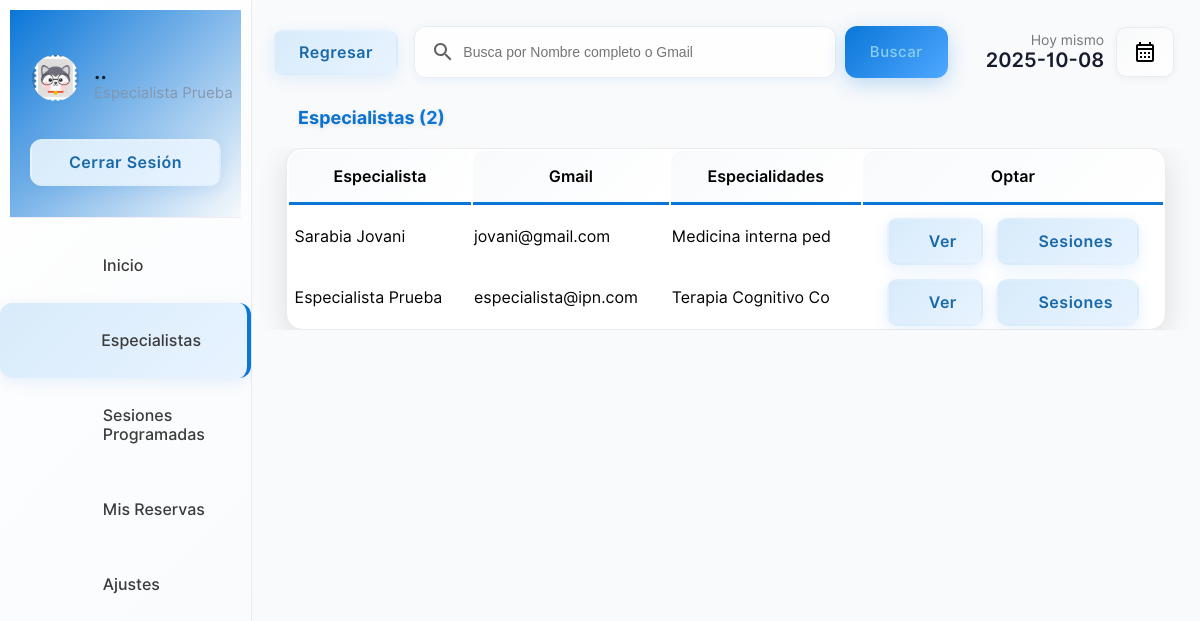
The page /patient/doctors.php (signed in) on the database its author committed.
### tables this page shows
CREATE TABLE IF NOT EXISTS `doctor` (
  `docid` int(11) NOT NULL AUTO_INCREMENT,
  `docemail` varchar(100) DEFAULT NULL,
  `docname` varchar(255) DEFAULT NULL,
  `docpassword` varchar(255) DEFAULT NULL,
  `docnic` varchar(18) DEFAULT NULL,
  `doctel` varchar(15) DEFAULT NULL,
  `specialties` int(2) DEFAULT NULL,
  PRIMARY KEY (`docid`),
  KEY `specialties` (`specialties`)
);

CREATE TABLE IF NOT EXISTS `specialties` (
  `id` int(2) NOT NULL,
  `sname` varchar(50) DEFAULT NULL,
  PRIMARY KEY (`id`)
);

### patient/doctors.php (the view, shortened to what this page needs)
<?php
    if(isset($_SESSION["user"])){
        if(($_SESSION["user"])=="" or $_SESSION['usertype']!='p'){
            header("location: ../login.php");
        }else{
            $useremail=$_SESSION["user"];
        }
    }else{
        header("location: ../login.php");
    }
    include("../connection.php");
    $userrow = $database->query("select * from patient where pemail='$useremail'");
    $userfetch=$userrow->fetch_assoc();
    $username=$userfetch["pname"];
?>
<!DOCTYPE html>
<html lang="es">
<head>
    <link rel="stylesheet" href="../css/animations.css">
    <link rel="stylesheet" href="../css/main.css">
    <link rel="stylesheet" href="../css/admin.css">
</head>
<body>
    <div class="container">
        <div class="menu">
            <table class="menu-container" border="0">
                <tr>
                    <td style="padding:10px" colspan="2">
                        <table border="0" class="profile-container">
                            <tr>
                                <td width="30%" style="padding-left:20px" >
                                    <img src="../img/user.png" alt="" width="100%" style="border-radius:50%">
                                </td>
                                <td style="padding:0px;margin:0px;">
                                    <p class="profile-title"><?php echo substr($username,0,13)  ?>..</p>
                                    <p class="profile-subtitle"><?php echo substr($useremail,0,22)  ?></p>
                                </td>
                            </tr>
                            <tr>
                                <td colspan="2">
                                <a href="../logout.php" ><input type="button" value="Cerrar Sesión" class="logout-btn btn-primary-soft btn"></a>
                                </td>
                            </tr>
                    </table>
                    </td>
                </tr>
                <tr class="menu-row" >
                    <td class="menu-btn menu-icon-home " >
                        <a href="index.php" class="non-style-link-menu "><div><p class="menu-text">Inicio</p></a></div></a>
                <tr class="menu-row">
                    <td class="menu-btn menu-icon-doctor menu-active menu-icon-doctor-active">
                        <a href="doctors.php" class="non-style-link-menu non-style-link-menu-active"><div><p class="menu-text">Especialistas</p></a></div>
                <tr class="menu-row" >
                    <td class="menu-btn menu-icon-session">
                        <a href="schedule.php" class="non-style-link-menu"><div><p class="menu-text">Sesiones Programadas</p></div></a>
                    </td>
                </tr>
                <tr class="menu-row" >
                    <td class="menu-btn menu-icon-appoinment">
                        <a href="appointment.php" class="non-style-link-menu"><div><p class="menu-text">Mis Reservas</p></a></div>
                    </td>
                </tr>
                <tr class="menu-row" >
                    <td class="menu-btn menu-icon-settings">
                        <a href="settings.php" class="non-style-link-menu"><div><p class="menu-text">Ajustes</p></a></div>
                    </td>
                </tr>
        <div class="dash-body">
            <table border="0" width="100%" style=" border-spacing: 0;margin:0;padding:0;margin-top:25px; ">
                <tr >
                    <td width="13%">
                        <a href="doctors.php" ><button  class="login-btn btn-primary-soft btn btn-icon-back"  style="padding-top:11px;padding-bottom:11px;margin-left:20px;width:125px"><font class="tn-in-text">Regresar</font></button></a>
                    </td>
                    <td>
                        <form action="" method="post" class="header-search">
                            <input type="search" name="search" class="input-text header-searchbar" placeholder="Busca por Nombre completo o Gmail" list="doctors">&nbsp;&nbsp;
                            <?php
                                $list11 = $database->query("select  docname,docemail from  doctor;");
?>
                            <input type="Submit" value="Buscar" class="login-btn btn-primary btn" style="padding-left: 25px;padding-right: 25px;padding-top: 10px;padding-bottom: 10px;">
                        </form>
                    </td>
                    <td width="15%">
                        <p style="font-size: 14px;color: rgb(119, 119, 119);padding: 0;margin: 0;text-align: right;">
                            Hoy mismo
                        </p>
                        <p class="heading-sub12" style="padding: 0;margin: 0;">
                            <?php
                        $date = date('Y-m-d');
                        echo $date;
                        ?>
                        </p>
                    </td>
                    <td width="10%">
                        <button  class="btn-label"  style="display: flex;justify-content: center;align-items: center;"><img src="../img/calendar.svg" width="100%"></button>
                    </td>
                </tr>
                <tr>
                    <td colspan="4" style="padding-top:10px;">
                        <p class="heading-main12" style="margin-left: 45px;font-size:18px;color:rgb(49, 49, 49)">Especialistas (<?php echo $list11->num_rows; ?>)</p>
                    </td>
                </tr>
                <?php
                    if($_POST){
                        $keyword=$_POST["search"];
                        $sqlmain= "select * from doctor where docemail='$keyword' or docname='$keyword' or docname like '$keyword%' or docname like '%$keyword' or docname like '%$keyword%'";
                    }else{
                        $sqlmain= "select * from doctor order by docid desc";
                    }
                ?>
                <tr>
                   <td colspan="4">
                       <center>
                        <div class="abc scroll">
                        <table width="93%" class="sub-table scrolldown" border="0">
                        <thead>
                        <tr>
                                <th class="table-headin">
                                Especialista
                                </th>
                                <th class="table-headin">
                                    Gmail
                                </th>
                                <th class="table-headin">
                                    Especialidades
                                </th>
                                <th class="table-headin">
                                    Optar
                                </tr>
                        </thead>
                        <tbody>
                            <?php
                                $result= $database->query($sqlmain);
                                if($result->num_rows==0){
                                    echo '<tr>
                                    <td colspan="4">
                                    <br><br><br><br>
                                    <center>
                                    <img src="../img/notfound.svg" width="25%">
                                    <br>
                                    <p class="heading-main12" style="margin-left: 45px;font-size:20px;color:rgb(49, 49, 49)">¡No encontramos nada relacionado con tus palabras clave!</p>
                                    <a class="non-style-link" href="doctors.php"><button  class="login-btn btn-primary-soft btn"  style="display: flex;justify-content: center;align-items: center;margin-left:20px;">&nbsp; Mostrar todos los Especialistas &nbsp;</font></button>
                                    </a>
                                    </center>
                                    <br><br><br><br>
                                    </td>
                                    </tr>';
                                }
                                else{
                                for ( $x=0; $x<$result->num_rows;$x++){
                                    $row=$result->fetch_assoc();
                                    $docid=$row["docid"];
                                    $name=$row["docname"];
                                    $email=$row["docemail"];
                                    $spe=$row["specialties"];
                                    $spcil_res= $database->query("select sname from specialties where id='$spe'");
                                    $spcil_array= $spcil_res->fetch_assoc();
                                    $spcil_name=$spcil_array["sname"];
                                    echo '<tr>
                                        <td> &nbsp;'.
                                        substr($name,0,30)
                                        .'</td>
                                        <td>
                                        '.substr($email,0,20).'
                                        </td>
                                        <td>
                                            '.substr($spcil_name,0,20).'
                                        </td>
                                        <td>
                                        <div style="display:flex;justify-content: center;">
                                        <a href="?action=view&id='.$docid.'" class="non-style-link"><button  class="btn-primary-soft btn button-icon btn-view"  style="padding-left: 40px;padding-top: 12px;padding-bottom: 12px;margin-top: 10px;"><font class="tn-in-text">Ver</font></button></a>
                                       &nbsp;&nbsp;&nbsp;
                                       <a href="?action=session&id='.$docid.'&name='.$name.'"  class="non-style-link"><button  class="btn-primary-soft btn button-icon menu-icon-session-active"  style="padding-left: 40px;padding-top: 12px;padding-bottom: 12px;margin-top: 10px;"><font class="tn-in-text">Sesiones</font></button></a>
                                        </div>
                                        </td>
                                    </tr>';
                                }
                            }
                            ?>
                            </tbody>
                        </table>
                        </div>
                        </center>
                   </td>
                </tr>
            </table>
        </div>
</body>
</html>

### css/animations.css (style rules this page uses)
table { animation: transitionIn-Y-bottom 0.6s ease-out; }

### css/main.css (style rules this page uses)
:root { --primarycolor: #0A76D8; --primarycolorhover: #006dd3; --btnice: #D8EBFA; --btnnicetext: #1b62b3; --bg-gradient: linear-gradient(135deg, #0A76D8 0%, #4FA8FF 100%); --shadow-soft: 0 8px 30px rgba(0,0,0,0.12); --shadow-hover: 0 12px 40px rgba(10,118,216,0.15); }
body { margin: 0; padding: 0; border-spacing: 0; font-family: 'Inter', sans-serif; background: #f8fafc; }
.input-text { border-radius: 12px; border: 1.5px solid #e9ecef; padding: 12px 16px; width: 100%; transition: all 0.3s cubic-bezier(0.4, 0, 0.2, 1); outline: none; font-size: 14px; line-height: 26px; background: #fff; box-shadow: 0 2px 8px rgba(10,118,216,0.08); }
.btn { cursor: pointer; padding: 12px 24px; outline: none; text-decoration: none; font-size: 15px; letter-spacing: 0.5px; transition: all 0.4s cubic-bezier(0.4, 0, 0.2, 1); border-radius: 12px; font-family: 'Inter', sans-serif; border: none; position: relative; overflow: hidden; }
.btn-primary { background: var(--bg-gradient); color: #89CFF0; box-shadow: 0 6px 20px rgba(10,118,216,0.25); font-weight: 500; }
.btn-primary-soft { background: linear-gradient(135deg, #D8EBFA, #E8F3FF); color: #1969AA; font-weight: 600; font-size: 16px; border: 2px solid transparent; box-shadow: 0 4px 15px rgba(10,118,216,0.1); }
.non-style-link:link, .non-style-link:visited, .non-style-link:hover, .non-style-link:active { text-decoration: none; color: rgb(43, 43, 43); transition: color 0.3s ease; }
.btn-label { margin-left: 10px; padding: 12px 16px; outline: none; text-decoration: none; font-size: 15px; letter-spacing: 0.5px; transition: all 0.3s cubic-bezier(0.4, 0, 0.2, 1); border-radius: 10px; background: linear-gradient(135deg, #f8f9fa, #fff); border: 1.5px solid #e9ecef; font-family: 'Inter', sans-serif; box-shadow: 0 2px 8px rgba(0,0,0,0.05); }
.sub-table { border: 1.5px solid #ebebeb; border-radius: 16px; background: #fff; box-shadow: var(--shadow-soft); transition: all 0.3s ease; }
.table-headin { font-size: 16px; font-weight: 600; padding: 16px; border-bottom: 3px solid var(--primarycolor); background: linear-gradient(135deg, #f8fafc, #fff); border-radius: 12px 12px 0 0; }
.abc { width: 100%; max-height: 550px; overflow-y: auto; border-radius: 12px; margin-bottom: 80px; }
input[type=search] { background-image: url('../img/search.svg'); background-position: 16px 50%; background-repeat: no-repeat; transition: all 0.3s cubic-bezier(0.4, 0, 0.2, 1); padding: 12px 20px 12px 48px; border-radius: 12px; border: 1.5px solid #e9ecef; box-shadow: 0 2px 8px rgba(10,118,216,0.08); }
.menu-btn { padding: 12px; color: #3b3b3b; background-position: 30% 50%; background-repeat: no-repeat; transition: all 0.3s cubic-bezier(0.4, 0, 0.2, 1); border-radius: 12px; margin: 4px 8px; }
.menu-text { padding-left: 40%; font-weight: 500; font-size: 16px; transition: all 0.3s ease; }
.menu-active { color: var(--primarycolor); border-right: 4px solid var(--primarycolor); background: linear-gradient(135deg, #D8EBFA, #E8F3FF); box-shadow: 0 4px 15px rgba(10,118,216,0.1); }
.non-style-link-menu:link, .non-style-link-menu:visited, .non-style-link-menu:active { text-decoration: none; color: #3b3b3b; transition: color 0.3s ease; }
.menu-icon-dashbord,.menu-icon-doctor,.menu-icon-schedule,.menu-icon-appoinment,.menu-icon-patient,.menu-icon-settings,.menu-icon-session,.menu-icon-home { transition: all 0.3s cubic-bezier(0.4, 0, 0.2, 1); }
.btn-icon-back,.btn-edit,.btn-view,.btn-delete,.btn-filter { transition: all 0.3s cubic-bezier(0.4, 0, 0.2, 1); border-radius: 10px; }

### patient/doctors.php (style rules this page uses)
.sub-table { animation: transitionIn-Y-bottom 0.5s; }

### rows shown on the page
doctor: docname "Sarabia Jovani", docemail "jovani@gmail.com", specialties.sname "Medicina interna ped"
doctor: docname "Especialista Prueba", docemail "especialista@ipn.com", specialties.sname "Terapia Cognitivo Co"

### other values the page prints
substr($useremail,0,22) "Especialista Prueba"
$list11->num_rows "2"
